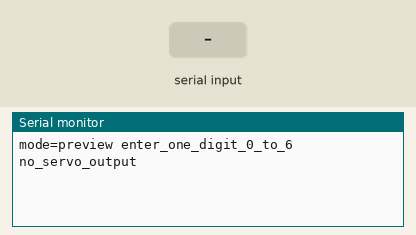
Simulated run of this sketch. Board: ESP32. On the bench: the last lines printed to the serial monitor. The test bench sets the inputs (shaded band).

Above: at 2.2 s.
2.3 s: "90 45\n" received over Serial
At 3.5 s:
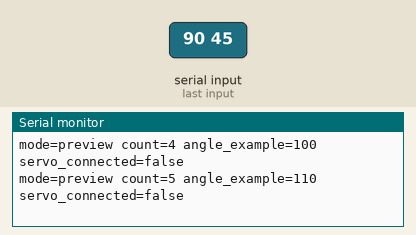
3.8 s: "30 150\n" received over Serial
At 5.0 s:
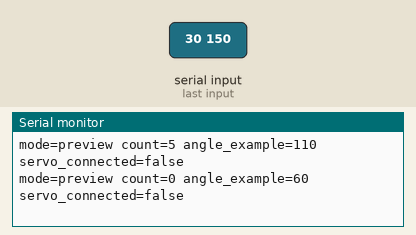
Timing chart, 0 to 6.8 s (numbered marks = the images above; inputs shaded):
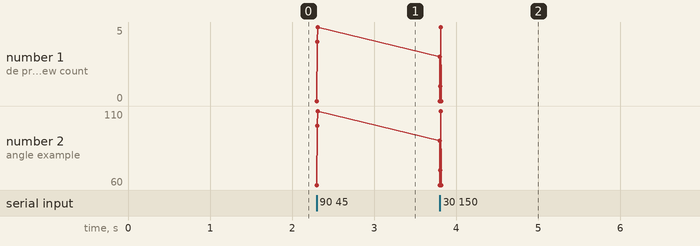

The sketch:

count_preview.ino
```cpp
// Numerical preview only: no GPIO, servo library, or actuator output.
const int ZERO_EXAMPLE = 60;
const int SIX_EXAMPLE = 120;
int count = 0;

int exampleAngle(int n) {
  return ZERO_EXAMPLE + (SIX_EXAMPLE - ZERO_EXAMPLE) * n / 6;
}

void previewCommand(char c) {
  if (c == '\r' || c == '\n' || c == ' ') return;
  if (c < '0' || c > '6') {
    Serial.println("event=rejected reason=enter_one_digit_0_to_6");
    return;
  }
  count = c - '0';
  Serial.printf("mode=preview count=%d angle_example=%d servo_connected=false\n",
                count, exampleAngle(count));
}

void setup() {
  Serial.begin(115200);
  delay(1000);
  Serial.println("mode=preview enter_one_digit_0_to_6 no_servo_output");
}

void loop() {
  if (Serial.available()) previewCommand((char)Serial.read());
}
```

Measured:
- after the input at 2.3 s, the serial monitor: prints a new line at once (image 1)
- after the input at 3.8 s, the serial monitor: prints a new line at once (image 2)
